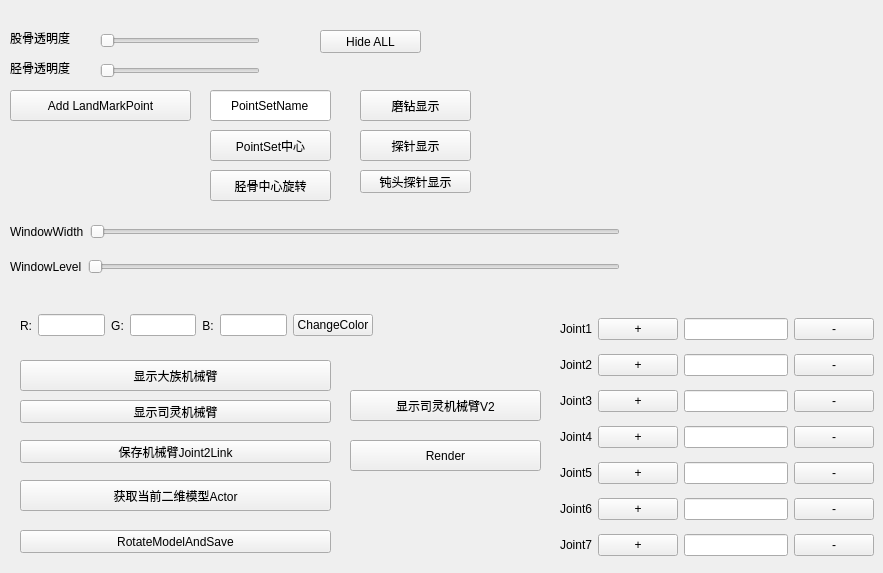
     <widget class="QWidget" name="tab_3">
      <attribute name="title">
       <string>模型显示</string>
      </attribute>
      <widget class="QSlider" name="FemurOpacitySlider">
       <property name="geometry">
        <rect>
         <x>100</x>
         <y>30</y>
         <width>160</width>
         <height>22</height>
        </rect>
       </property>
       <property name="orientation">
        <enum>Qt::Horizontal</enum>
       </property>
      </widget>
      <widget class="QLabel" name="label_5">
       <property name="geometry">
        <rect>
         <x>10</x>
         <y>30</y>
         <width>81</width>
         <height>16</height>
        </rect>
       </property>
       <property name="text">
        <string>股骨透明度</string>
       </property>
      </widget>
      <widget class="QLabel" name="label_12">
       <property name="geometry">
        <rect>
         <x>10</x>
         <y>60</y>
         <width>81</width>
         <height>16</height>
        </rect>
       </property>
       <property name="text">
        <string>胫骨透明度</string>
       </property>
      </widget>
      <widget class="QSlider" name="TibiaOpacitySlider">
       <property name="geometry">
        <rect>
         <x>100</x>
         <y>60</y>
         <width>160</width>
         <height>22</height>
        </rect>
       </property>
       <property name="orientation">
        <enum>Qt::Horizontal</enum>
       </property>
      </widget>
      <widget class="QPushButton" name="SetLandmarkPointBtn">
       <property name="geometry">
        <rect>
         <x>10</x>
         <y>90</y>
         <width>181</width>
         <height>31</height>
        </rect>
       </property>
       <property name="text">
        <string>Add LandMarkPoint</string>
       </property>
      </widget>
      <widget class="QmitkSingleNodeSelectionWidget" name="selectedPointSetWidget" native="true">
       <property name="geometry">
        <rect>
         <x>10</x>
         <y>130</y>
         <width>171</width>
         <height>40</height>
        </rect>
       </property>
       <property name="sizePolicy">
        <sizepolicy hsizetype="Preferred" vsizetype="Minimum">
         <horstretch>0</horstretch>
         <verstretch>0</verstretch>
        </sizepolicy>
       </property>
       <property name="minimumSize">
        <size>
         <width>0</width>
         <height>40</height>
        </size>
       </property>
      </widget>
      <widget class="QmitkPointListWidget" name="poinSetListWidget" native="true">
       <property name="geometry">
        <rect>
         <x>540</x>
         <y>10</y>
         <width>201</width>
         <height>111</height>
        </rect>
       </property>
      </widget>
      <widget class="QLineEdit" name="LandmarkPointSetNameLineEdit">
       <property name="geometry">
        <rect>
         <x>210</x>
         <y>90</y>
         <width>121</width>
         <height>31</height>
        </rect>
       </property>
       <property name="whatsThis">
        <string>&lt;html&gt;&lt;head/&gt;&lt;body&gt;&lt;p&gt;输入Point Set名称&lt;/p&gt;&lt;p&gt;&lt;br/&gt;&lt;/p&gt;&lt;/body&gt;&lt;/html&gt;</string>
       </property>
       <property name="text">
        <string>PointSetName</string>
       </property>
       <property name="alignment">
        <set>Qt::AlignCenter</set>
       </property>
      </widget>
      <widget class="QPushButton" name="CalcualtePointSetCenterBtn">
       <property name="geometry">
        <rect>
         <x>210</x>
         <y>130</y>
         <width>121</width>
         <height>31</height>
        </rect>
       </property>
       <property name="text">
        <string>PointSet中心</string>
       </property>
      </widget>
      <widget class="QPushButton" name="RotateTibiaByCenterBtn">
       <property name="geometry">
        <rect>
         <x>210</x>
         <y>170</y>
         <width>121</width>
         <height>31</height>
        </rect>
       </property>
       <property name="text">
        <string>胫骨中心旋转</string>
       </property>
      </widget>
      <widget class="QPushButton" name="HideAllBtn">
       <property name="geometry">
        <rect>
         <x>320</x>
         <y>30</y>
         <width>101</width>
         <height>23</height>
        </rect>
       </property>
       <property name="text">
        <string>Hide ALL</string>
       </property>
      </widget>
      <widget class="QWidget" name="verticalLayoutWidget_4">
       <property name="geometry">
        <rect>
         <x>10</x>
         <y>210</y>
         <width>610</width>
         <height>80</height>
        </rect>
       </property>
       <layout class="QVBoxLayout" name="verticalLayout_11">
        <item>
         <layout class="QHBoxLayout" name="horizontalLayout_15">
          <item>
           <widget class="QLabel" name="label_20">
            <property name="text">
             <string>WindowWidth</string>
            </property>
           </widget>
          </item>
          <item>
           <widget class="QSlider" name="WindowWidthSlide">
            <property name="minimumSize">
             <size>
              <width>500</width>
              <height>0</height>
             </size>
            </property>
            <property name="orientation">
             <enum>Qt::Horizontal</enum>
            </property>
           </widget>
          </item>
         </layout>
        </item>
        <item>
         <layout class="QHBoxLayout" name="horizontalLayout_16">
          <item>
           <widget class="QLabel" name="label_21">
            <property name="text">
             <string>WindowLevel</string>
            </property>
           </widget>
          </item>
          <item>
           <widget class="QSlider" name="WindowLevelSlide">
            <property name="orientation">
             <enum>Qt::Horizontal</enum>
            </property>
           </widget>
          </item>
         </layout>
        </item>
       </layout>
      </widget>
      <widget class="QWidget" name="horizontalLayoutWidget_10">
       <property name="geometry">
        <rect>
         <x>20</x>
         <y>300</y>
         <width>353</width>
         <height>51</height>
        </rect>
       </property>
       <layout class="QHBoxLayout" name="horizontalLayout_24">
        <item>
         <widget class="QLabel" name="label_27">
          <property name="text">
           <string>R:</string>
          </property>
          <property name="alignment">
           <set>Qt::AlignCenter</set>
          </property>
         </widget>
        </item>
        <item>
         <widget class="QLineEdit" name="ModelColorRLineEdit"/>
        </item>
        <item>
         <widget class="QLabel" name="label_28">
          <property name="text">
           <string>G:</string>
          </property>
          <property name="alignment">
           <set>Qt::AlignCenter</set>
          </property>
         </widget>
        </item>
        <item>
         <widget class="QLineEdit" name="ModelColorGLineEdit"/>
        </item>
        <item>
         <widget class="QLabel" name="label_29">
          <property name="text">
           <string>B:</string>
          </property>
          <property name="alignment">
           <set>Qt::AlignCenter</set>
          </property>
         </widget>
        </item>
        <item>
         <widget class="QLineEdit" name="ModelColorBLineEdit"/>
        </item>
        <item>
         <widget class="QPushButton" name="ChangeModelColorBtn">
          <property name="text">
           <string>ChangeColor</string>
          </property>
         </widget>
        </item>
       </layout>
      </widget>
      <widget class="QPushButton" name="DisplayPKADrillBtn">
       <property name="geometry">
        <rect>
         <x>360</x>
         <y>90</y>
         <width>111</width>
         <height>31</height>
        </rect>
       </property>
       <property name="text">
        <string>磨钻显示</string>
       </property>
      </widget>
      <widget class="QPushButton" name="DisplayProbeBtn">
       <property name="geometry">
        <rect>
         <x>360</x>
         <y>130</y>
         <width>111</width>
         <height>31</height>
        </rect>
       </property>
       <property name="text">
        <string>探针显示</string>
       </property>
      </widget>
      <widget class="QPushButton" name="DisplayHansRobotModelBtn">
       <property name="geometry">
        <rect>
         <x>20</x>
         <y>360</y>
         <width>311</width>
         <height>31</height>
        </rect>
       </property>
       <property name="text">
        <string>显示大族机械臂</string>
       </property>
      </widget>
      <widget class="QPushButton" name="GetCurrentNode2DActorBtn">
       <property name="geometry">
        <rect>
         <x>20</x>
         <y>480</y>
         <width>311</width>
         <height>31</height>
        </rect>
       </property>
       <property name="text">
        <string>获取当前二维模型Actor</string>
       </property>
      </widget>
      <widget class="QWidget" name="verticalLayoutWidget_11">
       <property name="geometry">
        <rect>
         <x>560</x>
         <y>310</y>
         <width>314</width>
         <height>254</height>
        </rect>
       </property>
       <layout class="QVBoxLayout" name="verticalLayout_21">
        <item>
         <layout class="QHBoxLayout" name="horizontalLayout_52">
          <item>
           <widget class="QLabel" name="label_44">
            <property name="text">
             <string>Joint1</string>
            </property>
           </widget>
          </item>
          <item>
           <widget class="QPushButton" name="Joint1PlusBtn">
            <property name="text">
             <string>+</string>
            </property>
           </widget>
          </item>
          <item>
           <widget class="QLineEdit" name="Joint1AngleLineEdit"/>
          </item>
          <item>
           <widget class="QPushButton" name="Joint1MinusBtn">
            <property name="text">
             <string>-</string>
            </property>
           </widget>
          </item>
         </layout>
        </item>
        <item>
         <layout class="QHBoxLayout" name="horizontalLayout_57">
          <item>
           <widget class="QLabel" name="label_49">
            <property name="text">
             <string>Joint2</string>
            </property>
           </widget>
          </item>
          <item>
           <widget class="QPushButton" name="Joint2PlusBtn">
            <property name="text">
             <string>+</string>
            </property>
           </widget>
          </item>
          <item>
           <widget class="QLineEdit" name="Joint2AngleLineEdit"/>
          </item>
          <item>
           <widget class="QPushButton" name="Joint2MinusBtn">
            <property name="text">
             <string>-</string>
            </property>
           </widget>
          </item>
         </layout>
        </item>
        <item>
         <layout class="QHBoxLayout" name="horizontalLayout_56">
          <item>
           <widget class="QLabel" name="label_48">
            <property name="text">
             <string>Joint3</string>
            </property>
           </widget>
          </item>
          <item>
           <widget class="QPushButton" name="Joint3PlusBtn">
            <property name="text">
             <string>+</string>
            </property>
           </widget>
          </item>
          <item>
           <widget class="QLineEdit" name="Joint3AngleLineEdit"/>
          </item>
          <item>
           <widget class="QPushButton" name="Joint3MinusBtn">
            <property name="text">
             <string>-</string>
            </property>
           </widget>
          </item>
         </layout>
        </item>
        <item>
         <layout class="QHBoxLayout" name="horizontalLayout_55">
          <item>
           <widget class="QLabel" name="label_47">
            <property name="text">
             <string>Joint4</string>
            </property>
           </widget>
          </item>
          <item>
           <widget class="QPushButton" name="Joint4PlusBtn">
            <property name="text">
             <string>+</string>
            </property>
           </widget>
          </item>
          <item>
           <widget class="QLineEdit" name="Joint4AngleLineEdit"/>
          </item>
          <item>
           <widget class="QPushButton" name="Joint4MinusBtn">
            <property name="text">
             <string>-</string>
            </property>
           </widget>
          </item>
         </layout>
        </item>
        <item>
         <layout class="QHBoxLayout" name="horizontalLayout_54">
          <item>
           <widget class="QLabel" name="label_46">
            <property name="text">
             <string>Joint5</string>
            </property>
           </widget>
          </item>
          <item>
           <widget class="QPushButton" name="Joint5PlusBtn">
            <property name="text">
             <string>+</string>
            </property>
           </widget>
          </item>
          <item>
           <widget class="QLineEdit" name="Joint5AngleLineEdit"/>
          </item>
          <item>
           <widget class="QPushButton" name="Joint5MinusBtn">
            <property name="text">
             <string>-</string>
            </property>
           </widget>
          </item>
         </layout>
        </item>
        <item>
         <layout class="QHBoxLayout" name="horizontalLayout_53">
          <item>
           <widget class="QLabel" name="label_45">
            <property name="text">
             <string>Joint6</string>
            </property>
           </widget>
          </item>
          <item>
           <widget class="QPushButton" name="Joint6PlusBtn">
            <property name="text">
             <string>+</string>
            </property>
           </widget>
          </item>
          <item>
           <widget class="QLineEdit" name="Joint6AngleLineEdit"/>
          </item>
          <item>
           <widget class="QPushButton" name="Joint6MinusBtn">
            <property name="text">
             <string>-</string>
            </property>
           </widget>
          </item>
         </layout>
        </item>
        <item>
         <layout class="QHBoxLayout" name="horizontalLayout_62">
          <item>
           <widget class="QLabel" name="label_50">
            <property name="text">
             <string>Joint7</string>
            </property>
           </widget>
          </item>
          <item>
           <widget class="QPushButton" name="Joint7PlusBtn">
            <property name="text">
             <string>+</string>
            </property>
           </widget>
          </item>
          <item>
           <widget class="QLineEdit" name="Joint7AngleLineEdit"/>
          </item>
          <item>
           <widget class="QPushButton" name="Joint7MinusBtn">
            <property name="text">
             <string>-</string>
            </property>
           </widget>
          </item>
         </layout>
        </item>
       </layout>
      </widget>
      <widget class="QPushButton" name="RotateModelAndSaveBtn">
       <property name="geometry">
        <rect>
         <x>20</x>
         <y>530</y>
         <width>311</width>
         <height>23</height>
        </rect>
       </property>
       <property name="text">
        <string>RotateModelAndSave</string>
       </property>
      </widget>
      <widget class="QPushButton" name="DisplayBluntProbeBtn">
       <property name="geometry">
        <rect>
         <x>360</x>
         <y>170</y>
         <width>111</width>
         <height>23</height>
        </rect>
       </property>
       <property name="text">
        <string>钝头探针显示</string>
       </property>
      </widget>
      <widget class="QPushButton" name="SaveRobotJoint2LinkBtn">
       <property name="geometry">
        <rect>
         <x>20</x>
         <y>440</y>
         <width>311</width>
         <height>23</height>
        </rect>
       </property>
       <property name="text">
        <string>保存机械臂Joint2Link</string>
       </property>
      </widget>
      <widget class="QPushButton" name="DisplayDiania7RobotBtn">
       <property name="geometry">
        <rect>
         <x>20</x>
         <y>400</y>
         <width>311</width>
         <height>23</height>
        </rect>
       </property>
       <property name="text">
        <string>显示司灵机械臂</string>
       </property>
      </widget>
      <widget class="QPushButton" name="DisplayDianaRobotV2Btn">
       <property name="geometry">
        <rect>
         <x>350</x>
         <y>390</y>
         <width>191</width>
         <height>31</height>
        </rect>
       </property>
       <property name="text">
        <string>显示司灵机械臂V2</string>
       </property>
      </widget>
      <widget class="QPushButton" name="RenderBtn">
       <property name="geometry">
        <rect>
         <x>350</x>
         <y>440</y>
         <width>191</width>
         <height>31</height>
        </rect>
       </property>
       <property name="text">
        <string>Render</string>
       </property>
      </widget>
     </widget>
